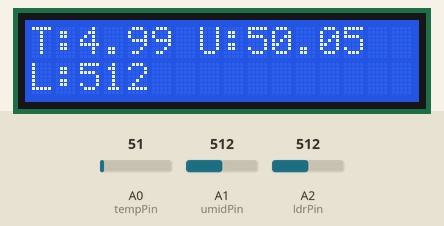
Bench run of a sketch on a simulated Arduino Uno, built with avr-gcc and run on an emulated ATmega328P. Shown: 16×2 character LCD. The test bench sets the inputs (shaded band); at power-on: A0 (tempPin) = 51, A1 (umidPin) = 512, A2 (ldrPin) = 512. What the sketch prints to the serial monitor is not drawn.

Above: at 1.2 s.
1.3 s: A0 (tempPin) set to 61
At 2.3 s:
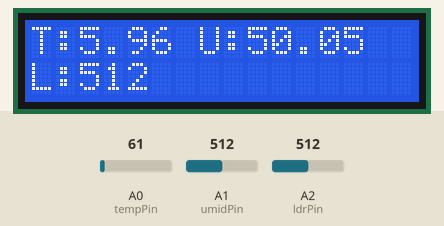
3.0 s: A1 (umidPin) set to 716
At 3.8 s:
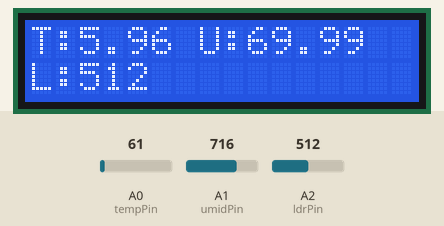
4.6 s: A2 (ldrPin) set to 716
At 5.2 s:
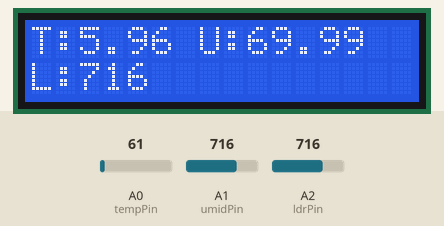
6.2 s: A0 (tempPin) set to 71
At 7.4 s:
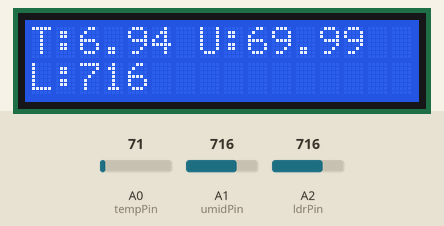
7.7 s: A1 (umidPin) set to 900
At 9.0 s:
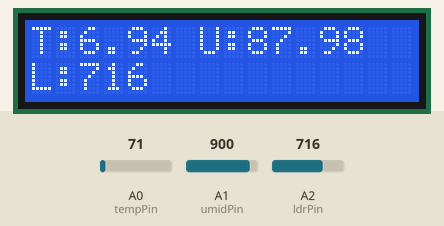
9.3 s: A2 (ldrPin) set to 900
At 10.5 s:
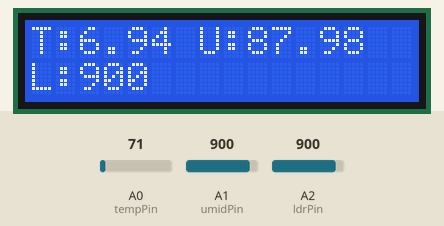
Timing chart, 0 to 11.9 s (numbered marks = the images above; inputs shaded):
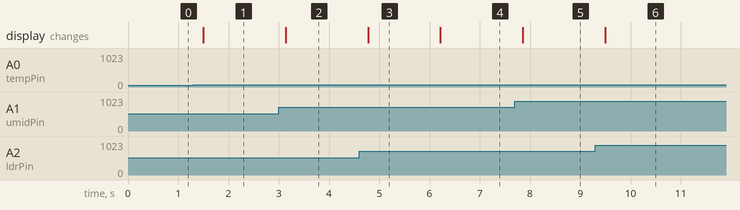

Measured:
- after the input at 1.3 s, the display: changes after 0.20 s (image 1)
- after the input at 3.0 s, the display: changes after 0.14 s (image 2)
- after the input at 4.6 s, the display: changes after 0.18 s (image 3)
- after the input at 6.2 s, the display: changes at once (image 4)
- after the input at 7.7 s, the display: changes after 0.15 s (image 5)
- after the input at 9.3 s, the display: changes after 0.19 s (image 6)

The sketch:

main.ino
```cpp
#include <Arduino.h>
#include <LiquidCrystal.h>
LiquidCrystal lcd(12, 11, 10, 9, 8, 7);

int tempPin = A0;
int umidPin = A1;
int ldrPin  = A2;

float temperatura = 0;
float umidade = 0;
int luminosidade = 0;

void setup() {
  Serial.begin(9600);
  lcd.begin(16, 2);
}

void loop() {
  temperatura = (analogRead(tempPin) / 1023.0) * 100.0;
  umidade = (analogRead(umidPin) / 1023.0) * 100.0;
  luminosidade = analogRead(ldrPin);

  // Serial mais enxuto
  Serial.print("T=");
  Serial.print(temperatura);
  Serial.print(" U=");
  Serial.print(umidade);
  Serial.print(" L=");
  Serial.println(luminosidade);

  // LCD mais rápido
  lcd.setCursor(0,0);
  lcd.print("T:");
  lcd.print(temperatura);
  lcd.print(" U:");
  lcd.print(umidade);

  lcd.setCursor(0,1);
  lcd.print("L:");
  lcd.print(luminosidade);

  delay(200); // atualização mais rápida
}
```
